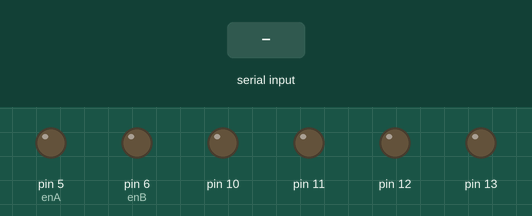
Recording of a sketch running on a simulated Arduino Uno, built with avr-gcc and run on an emulated ATmega328P. On the bench: output pins drawn as LEDs (lit = HIGH). Inputs (shaded band) come from the test bench.

Above: at 1.2 s.
1.3 s: "90,45," received over the second serial link
At 3.2 s:
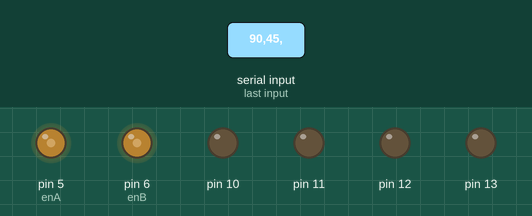
3.8 s: "200," received over the second serial link
At 5.9 s:
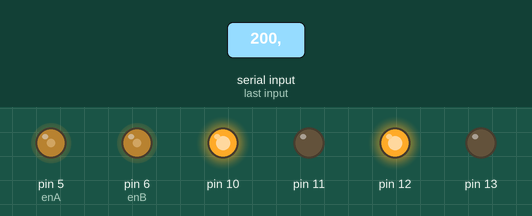
6.2 s: "30,150," received over the second serial link
At 8.1 s:
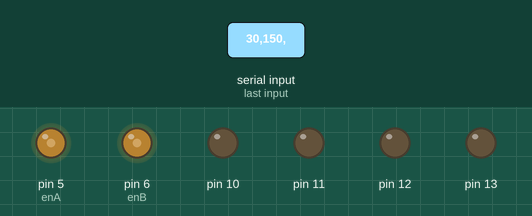
Timing chart, 0 to 9.6 s (numbered marks = the images above; inputs shaded):
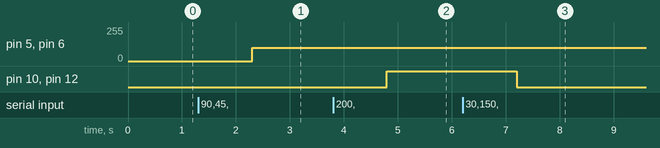

The sketch:

Reciever.ino
```cpp
//Receiver code
#include<SoftwareSerial.h>

SoftwareSerial mybt(2,3);
int m=0,n=0;

int enA = 5; // SPEED CONTROL
int enB = 6;
double minSpeed = 100;
double maxSpeed = 250;
double speed;
double rotatingSpeed;
double completeRotationSpeed;

void setup() {
  pinMode(10, OUTPUT);
  pinMode(11, OUTPUT);
  pinMode(12, OUTPUT);
  pinMode(13, OUTPUT);

  pinMode(enA, OUTPUT);
  pinMode(enB, OUTPUT);

  Serial.begin(9600);
  mybt.begin(9600);
}

void loop() {

  if(mybt.available() > 0) {

    String data = mybt.readStringUntil(',');
    n = data.toInt();
    data = mybt.readStringUntil('\n');
    m = data.toInt();

    speed = min(maxSpeed, minSpeed + (maxSpeed - minSpeed) * ((abs(n)-100)/400));
    rotatingSpeed = max(speed * 0.5, speed * ((500 - abs(m))/500));

    if(n > 100){ //Front
      digitalWrite(10, HIGH);
      digitalWrite(11, LOW);
      digitalWrite(12, HIGH);
      digitalWrite(13, LOW);

      if(m > 100) {  //left turn
        analogWrite(enA, rotatingSpeed);
        analogWrite(enB, speed);
      }
      else if(m < -100) {  //right turn
        analogWrite(enA, speed);
        analogWrite(enB, rotatingSpeed);
      }
      else{
        analogWrite(enA, speed);
        analogWrite(enB, speed);
      }

     }

    else if(n < -100) { //Back
      digitalWrite(10, LOW);
      digitalWrite(11, HIGH);
      digitalWrite(12, LOW);
      digitalWrite(13, HIGH);

      if(m > 100) {  //left turn
        analogWrite(enA, rotatingSpeed);
        analogWrite(enB, speed);
      }
      else if(m < -100) {  //right turn
        analogWrite(enA, speed);
        analogWrite(enB, rotatingSpeed);
      }
      else{
        analogWrite(enA, speed);
        analogWrite(enB, speed);
      }

    }

    else if(m < -200) { //Right
      completeRotationSpeed = min(maxSpeed, minSpeed + (maxSpeed - minSpeed) * ((abs(m)-200)/300));
      analogWrite(enA, completeRotationSpeed);
      analogWrite(enB, completeRotationSpeed);
      digitalWrite(10, HIGH);
      digitalWrite(11, LOW);
      digitalWrite(12, LOW);
      digitalWrite(13, HIGH);

    }

    else if(m > 200) { //Left
      completeRotationSpeed = min(maxSpeed, minSpeed + (maxSpeed - minSpeed) * ((abs(m)-200)/300));
      analogWrite(enA, completeRotationSpeed);
      analogWrite(enB, completeRotationSpeed);
      digitalWrite(10, LOW);
      digitalWrite(11, HIGH);
      digitalWrite(12, HIGH);
      digitalWrite(13, LOW);
    }

    else {
      analogWrite(enA, speed);
      analogWrite(enB, speed);
      digitalWrite(10, LOW);
      digitalWrite(11, LOW);
      digitalWrite(12, LOW);
      digitalWrite(13, LOW);
    }
  }
}
```

Measured:
- after the input at 1.3 s, pin 5 (enA), pin 6 (enB): 0/255 → 100/255 after 1.0 s
- after the input at 3.8 s, pin 10, pin 12: LOW → HIGH after 1.0 s
- after the input at 6.2 s, pin 10, pin 12: HIGH → LOW after 1.0 s
